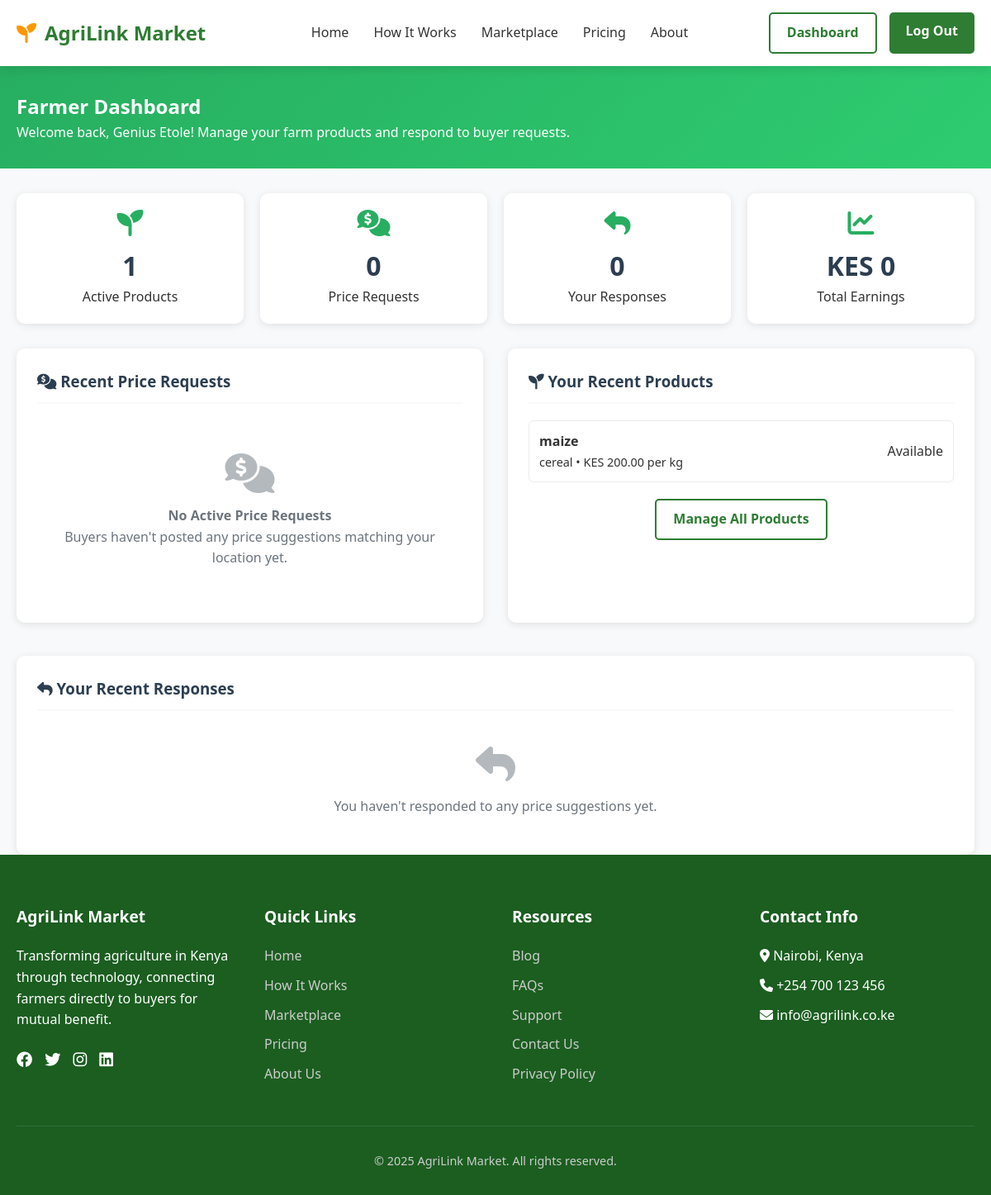
The app's page /farmer-dashboard/ (signed in) with its own data.
### base/models.py (models this page shows, shortened)
class Product(models.Model):
    QUALITY_CHOICES = [
        ('premium', 'Premium'),
        ('grade1', 'Grade 1'),
        ('grade2', 'Grade 2'),
        ('standard', 'Standard'),
    ]
    farmer = models.ForeignKey(User, on_delete=models.CASCADE, related_name='products')
    category = models.ForeignKey(ProductCategory, on_delete=models.CASCADE)
    name = models.CharField(max_length=200)
    description = models.TextField()
    price = models.DecimalField(max_digits=10, decimal_places=2)
    quantity = models.DecimalField(max_digits=10, decimal_places=2)
    unit = models.CharField(max_length=20)
    quality_grade = models.CharField(max_length=20, choices=QUALITY_CHOICES, default='standard')
    location = models.CharField(max_length=100, null=True)
    harvest_date = models.DateField()
    is_available = models.BooleanField(default=True)
    image = models.ImageField(
        upload_to=product_image_path,  # Custom upload path
        null=True,
        blank=True,
        verbose_name="Product Image"
    )
    image_url = models.CharField(max_length=500, blank=True, null=True)
    created_at = models.DateTimeField(auto_now_add=True)
    updated_at = models.DateTimeField(auto_now=True)

class ProductCategory(models.Model):
    name = models.CharField(max_length=100)
    description = models.TextField(blank=True)
    icon = models.CharField(max_length=50, default='fas fa-seedling')

### base/views.py (the view)
# urls.py: path('farmer-dashboard/', views.farmer_dashboard, name='farmer_dashboard'),
@login_required
def farmer_dashboard(request):
    try:
        user_profile = request.user.profile
    except UserProfile.DoesNotExist:
        user_profile = UserProfile.objects.create(
            user=request.user,
            user_type='farmer',
            phone_number='',
            location=''
        )
    farmer_products = Product.objects.filter(farmer=request.user)[:5]
    farmer_location = user_profile.location
    relevant_suggestions = PriceSuggestionRequest.objects.filter(
        status='active',
        expires_at__gt=timezone.now()
    ).filter(
        Q(location__icontains=farmer_location) | Q(location='all')
    ).order_by('-created_at')[:10]
    farmer_responses = FarmerPriceResponse.objects.filter(
        farmer=request.user
    ).order_by('-created_at')[:5]
    login_history = LoginHistory.objects.filter(user=request.user).order_by('-login_time')[:5]
    context = {
        'user_profile': user_profile,
        'farmer_products': farmer_products,
        'price_suggestions': relevant_suggestions,
        'farmer_responses': farmer_responses,
        'login_history': login_history,
    }
    return render(request, 'farmer_dashboard.html', context)

### base/templates/farmer_dashboard.html (shortened to what this page needs)
{% extends 'base.html' %}
{% load static %}
{% block content %}
<section class="dashboard-header">
    <div class="container">
        <h1>Farmer Dashboard</h1>
        <p>Welcome back, {{ user.get_full_name|default:user.username }}! Manage your farm products and respond to buyer requests.</p>
    </div>
</section>
<div class="container">
    <div class="stats-grid">
        <div class="stat-card">
            <i class="fas fa-seedling"></i>
            <div class="stat-number">{{ farmer_products.count }}</div>
            <div>Active Products</div>
        </div>
        <div class="stat-card">
            <i class="fas fa-comments-dollar"></i>
            <div class="stat-number">{{ price_suggestions.count }}</div>
            <div>Price Requests</div>
        </div>
        <div class="stat-card">
            <i class="fas fa-reply"></i>
            <div class="stat-number">{{ farmer_responses.count }}</div>
            <div>Your Responses</div>
        </div>
        <div class="stat-card">
            <i class="fas fa-chart-line"></i>
            <div class="stat-number">KES {{ user_profile.get_total_earnings|default:0 }}</div>
            <div>Total Earnings</div>
        </div>
    </div>
    <div class="dashboard-sections">
        <div class="dashboard-card">
            <h3><i class="fas fa-comments-dollar"></i> Recent Price Requests</h3>
            {% if price_suggestions %}
                {% for suggestion in price_suggestions %}
                <div class="suggestion-item">
                    <div class="suggestion-header">
                        <div>
                            <h4>{{ suggestion.product_name }}</h4>
                            <p class="text-muted">{{ suggestion.category.name }} • {{ suggestion.location }}</p>
                        </div>
                        <div class="suggestion-price">
                            KES {{ suggestion.suggested_price }}
                        </div>
                    </div>
                    <div class="suggestion-details">
                        <p><strong>Quantity:</strong> {{ suggestion.quantity_needed }} {{ suggestion.unit }}</p>
                        {% if suggestion.description %}
                        <p><strong>Details:</strong> {{ suggestion.description|truncatewords:20 }}</p>
                        {% endif %}
                        <p><strong>Expires:</strong> {{ suggestion.expires_at|timeuntil }}</p>
                    </div>
                    <div class="suggestion-footer" style="display: flex; justify-content: space-between; align-items: center; margin-top: 10px;">
                        <span class="urgency-badge urgency-{{ suggestion.urgency }}">
                            {{ suggestion.urgency }} urgency
                        </span>
                        <a href="{% url 'respond_to_suggestion' suggestion.id %}" class="btn btn-primary btn-small">
                            Respond
                        </a>
                    </div>
                </div>
                {% endfor %}
                <div style="text-align: center; margin-top: 20px;">
                    <a href="{% url 'price_suggestions_marketplace' %}" class="btn btn-outline">
                        View All Price Requests
                    </a>
                </div>
            {% else %}
                <div class="empty-state">
                    <i class="fas fa-comments-dollar"></i>
                    <h4>No Active Price Requests</h4>
                    <p>Buyers haven't posted any price suggestions matching your location yet.</p>
                </div>
            {% endif %}
        </div>
        <div class="dashboard-card">
            <h3><i class="fas fa-seedling"></i> Your Recent Products</h3>
            {% if farmer_products %}
                <div class="product-list">
                    {% for product in farmer_products %}
                    <div class="product-item">
                        <div>
                            <strong>{{ product.name }}</strong>
                            <div class="text-muted" style="font-size: 0.9rem;">
                                {{ product.category.name }} • KES {{ product.price }} per {{ product.unit }}
                            </div>
                        </div>
                        <span class="badge badge-{% if product.is_available %}success{% else %}secondary{% endif %}">
                            {{ product.is_available|yesno:"Available,Sold Out" }}
                        </span>
                    </div>
                    {% endfor %}
                </div>
                <div style="text-align: center; margin-top: 20px;">
                    <a href="{% url 'marketplace' %}" class="btn btn-outline">
                        Manage All Products
                    </a>
                </div>
            {% endif %}
        </div>
    </div>
    <div class="dashboard-card">
        <h3><i class="fas fa-reply"></i> Your Recent Responses</h3>
        {% if farmer_responses %}
            <div class="product-list">
                {% for response in farmer_responses %}
                <div class="product-item">
                    <div>
                        <strong>{{ response.price_suggestion.product_name }}</strong>
                        <div class="text-muted" style="font-size: 0.9rem;">
                            {% if response.counter_price %}
                            Counter: KES {{ response.counter_price }} •
                            {% endif %}
                            Available: {{ response.available_quantity }} {{ response.price_suggestion.unit }}
                        </div>
                    </div>
                    <span class="badge badge-{% if response.status == 'accepted' %}success{% elif response.status == 'pending' %}warning{% else %}secondary{% endif %}">
                        {{ response.get_status_display }}
                    </span>
                </div>
                {% endfor %}
            </div>
        {% else %}
            <div class="empty-state" style="padding: 20px;">
                <i class="fas fa-reply"></i>
                <p>You haven't responded to any price suggestions yet.</p>
            </div>
        {% endif %}
    </div>
</div>
{% endblock %}

### base/templates/base.html (style rules this page uses)
* { margin: 0; padding: 0; box-sizing: border-box; font-family: 'Segoe UI', Tahoma, Geneva, Verdana, sans-serif; }
:root { --primary: #2e7d32; --primary-light: #4caf50; --primary-dark: #1b5e20; --secondary: #ff9800; --secondary-light: #ffb74d; --text-dark: #333; --text-light: #666; --background: #f8f9fa; --white: #ffffff; --shadow: 0 4px 12px rgba(0, 0, 0, 0.1); --success: #28A745; --error: #E74C3C; --warning: #FFA500; --info: #17A2B8; }
body { background-color: var(--background); color: var(--text-dark); line-height: 1.6; }
.container { width: 100%; max-width: 1200px; margin: 0 auto; padding: 0 20px; }
.btn { padding: 10px 20px; border-radius: 5px; font-weight: 600; cursor: pointer; transition: all 0.3s; border: none; font-size: 16px; text-decoration: none; display: inline-block; text-align: center; }
.btn-outline { background: transparent; border: 2px solid var(--primary); color: var(--primary); }

### base/templates/farmer_dashboard.html (style rules this page uses)
.dashboard-header { background: linear-gradient(135deg, #27ae60 0%, #2ecc71 100%); color: white; padding: 30px 0; margin-bottom: 30px; }
.stats-grid { display: grid; grid-template-columns: repeat(auto-fit, minmax(250px, 1fr)); gap: 20px; margin-bottom: 30px; }
.stat-card { background: white; border-radius: 10px; padding: 20px; box-shadow: 0 2px 10px rgba(0,0,0,0.1); text-align: center; }
.stat-card i { font-size: 2rem; color: #27ae60; margin-bottom: 10px; }
.stat-number { font-size: 2rem; font-weight: bold; color: #2c3e50; }
.dashboard-sections { display: grid; grid-template-columns: 1fr 1fr; gap: 30px; margin-bottom: 40px; }
.dashboard-card { background: white; border-radius: 10px; padding: 25px; box-shadow: 0 2px 10px rgba(0,0,0,0.1); }
.dashboard-card h3 { margin-bottom: 20px; padding-bottom: 10px; border-bottom: 2px solid #f8f9fa; color: #2c3e50; }
.product-list { display: flex; flex-direction: column; gap: 15px; }
.product-item { display: flex; justify-content: space-between; align-items: center; padding: 12px; border: 1px solid #e9ecef; border-radius: 6px; }
.empty-state { text-align: center; padding: 40px 20px; color: #6c757d; }
.empty-state i { font-size: 3rem; margin-bottom: 15px; opacity: 0.5; }

### records on screen
Product: name "maize", category.name "cereal", price "200.00", unit "kg", is_available "Available"

### other values on screen
{{ user.get_full_name|default:user.username }} "Genius Etole"
{{ farmer_products.count }} "1"
{{ price_suggestions.count }} "0"
{{ farmer_responses.count }} "0"
{{ user_profile.get_total_earnings|default:0 }} "0"
